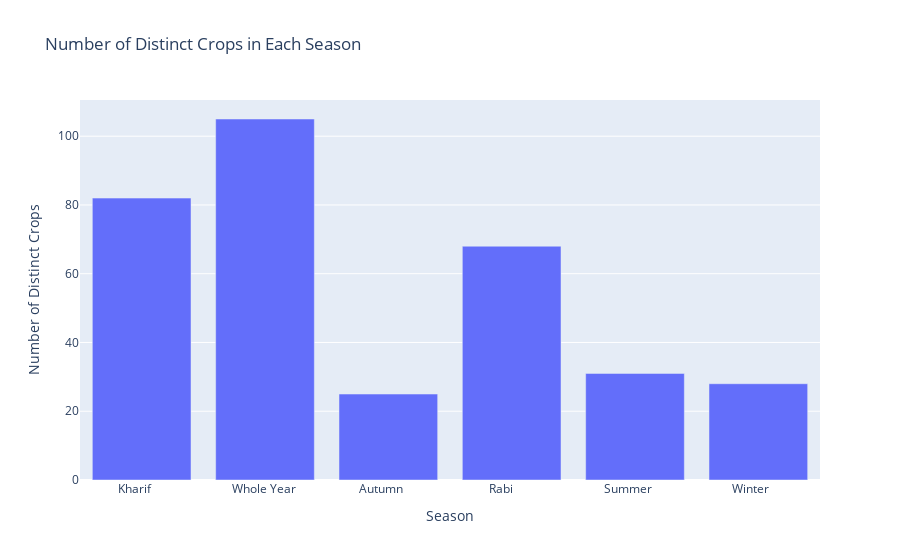

The notebook cell this image was saved under:
### Code cell
import plotly.graph_objects as go

fig = go.Figure(data=[
    go.Bar(name='Distinct Crops', x=seasons, y=distinct_crops_in_season_list)
])


fig.update_layout(
    title='Number of Distinct Crops in Each Season',
    xaxis_title='Season',
    yaxis_title='Number of Distinct Crops',
    barmode='group'
)


fig.show()

### Figure 1 — Plotly figure (JSON) as saved in the notebook; plotly's stock layout.template omitted (floating-point values rounded to 4 significant figures)
{"data": [{"name": "Distinct Crops", "type": "bar", "x": ["Kharif     ", "Whole Year ", "Autumn     ", "Rabi       ", "Summer     ", "Winter     "], "y": [82, 105, 25, 68, 31, 28]}], "layout": {"barmode": "group", "title": {"text": "Number of Distinct Crops in Each Season"}, "xaxis": {"title": {"text": "Season"}}, "yaxis": {"title": {"text": "Number of Distinct Crops"}}}}
